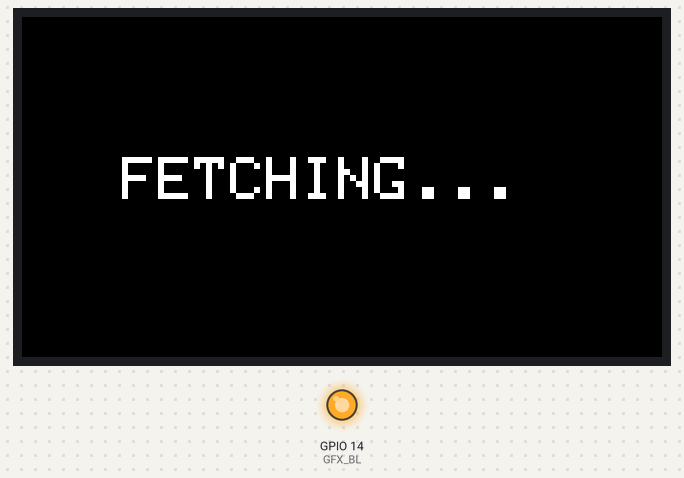
Recording of a sketch running on a simulated ESP32. Shown: 320×170 colour display, output pins drawn as LEDs (lit = HIGH). WiFi joins after 1.5 s; servers stay silent unless stated; uploads are accepted with an empty reply; what the sketch prints to the serial monitor is not drawn.

Above: at 2.4 s.
At 4.5 s:
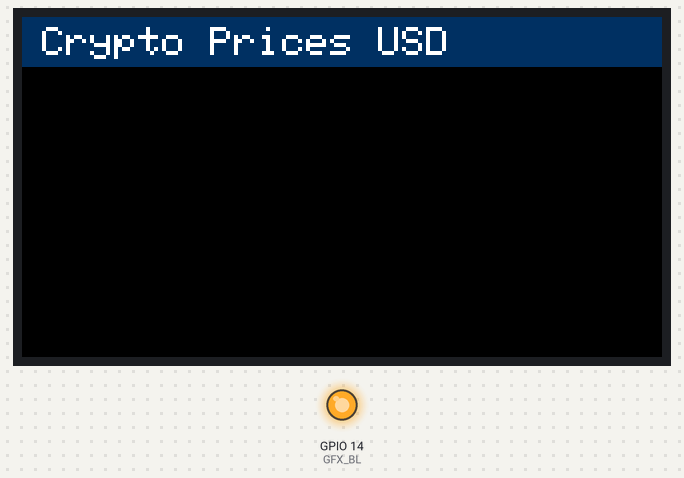
At 8.0 s:
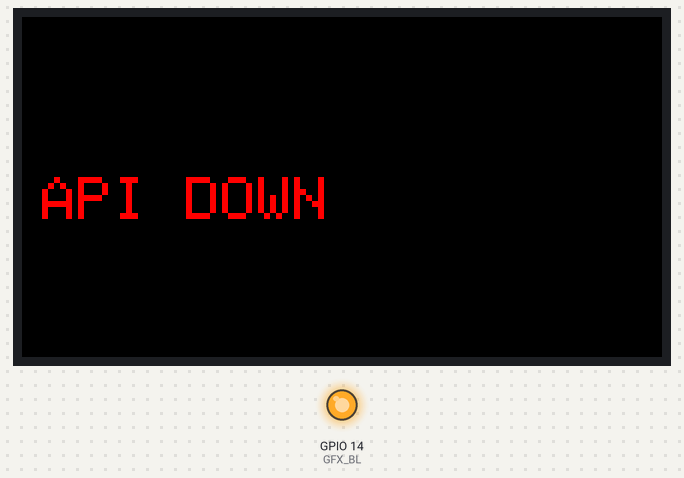

The sketch:

esp32-crypto-display.ino
```cpp
#include <Arduino_GFX_Library.h>
#include <WiFi.h>
#include <HTTPClient.h>
#include <WiFiClientSecure.h>
#include <ArduinoJson.h>

// Define the display
#define GFX_DEV_DEVICE ESP32_1732S019
#define GFX_BL 14

Arduino_DataBus *bus = new Arduino_ESP32SPI(11 /* DC */, 10 /* CS */, 12 /* SCK */, 13 /* MOSI */, GFX_NOT_DEFINED /* MISO */);
Arduino_GFX *gfx = new Arduino_ST7789(bus, 1 /* RST */, 1 /* rotation */, true /* IPS */, 170 /* width */, 320 /* height */, 35 /* col offset 1 */, 0 /* row offset 1 */, 35 /* col offset 2 */, 0 /* row offset 2 */);

// WiFi and API credentials
const char* symbols[] = {"BTC", "ETH", "SOL", "DOGE", "KAS"}; // Max 5 symbols
const char* ssid = "YOUR-SSID";
const char* password = "YOUR-PASSWORD";

WiFiClientSecure client;
HTTPClient http;

float previousPrices[5] = {-1.0, -1.0, -1.0, -1.0, -1.0}; // Initialize to invalid value (-1.0)

// Colors
#define BLACK gfx->color565(0, 0, 0)
#define WHITE gfx->color565(255, 255, 255)
#define RED gfx->color565(255, 0, 0)
#define GREEN gfx->color565(0, 255, 0)
#define GREY gfx->color565(200, 200, 200)
#define DARKBLUE gfx->color565(0, 50, 100)

// Helper function to show error
void displayErrorMessage(const String& message) {
  gfx->fillScreen(BLACK);
  gfx->setTextSize(3);
  gfx->setTextColor(RED);
  gfx->setCursor(10, 80);
  gfx->println(message);
}

// Initialize the display
void setupDisplay() {
  gfx->begin();
  #ifdef GFX_BL
    pinMode(GFX_BL, OUTPUT);
    digitalWrite(GFX_BL, HIGH);
  #endif
  gfx->fillScreen(BLACK);
}

// Gradient background
void drawBackground() {
  for (int y = 0; y < gfx->height(); y++) {
    uint16_t color = gfx->color565(0, y / 2, y); // Blue gradient
    gfx->drawFastHLine(0, y, gfx->width(), color);
  }
}

// Header bar
void drawHeader() {
  gfx->fillRect(0, 0, 320, 25, DARKBLUE); // Dark blue bar
  gfx->setTextColor(WHITE);
  gfx->setTextSize(2);
  gfx->setCursor(10, 5);
  gfx->println("Crypto Prices USD");
}

// Connect to WiFi
void connectToWiFi() {
  gfx->fillScreen(BLACK);
  gfx->setTextSize(2);
  gfx->setTextColor(WHITE);
  gfx->setCursor(10, 40);
  gfx->println("Connecting to WiFi...");

  WiFi.begin(ssid, password);
  int attempts = 0;

  while (WiFi.status() != WL_CONNECTED) {
    delay(1000);
    Serial.println("Connecting to WiFi...");
    attempts++;

    if (attempts > 10) {
      Serial.println("Failed to connect to WiFi");
      gfx->fillRect(10, 40, 300, 20, BLACK);
      displayErrorMessage("NO WIFI");
      return;
    }
  }

  Serial.println("Connected to WiFi");
  client.setInsecure();
  gfx->fillRect(10, 40, 300, 20, BLACK);
}

// Fetch and display prices
bool fetchCryptoPrices(String& errorMessage) {
  gfx->fillScreen(BLACK);
  gfx->setTextSize(3);
  gfx->setTextColor(WHITE);
  gfx->setCursor(50, 70);
  gfx->println("FETCHING...");

  delay(2000);

  gfx->fillScreen(BLACK);
  drawHeader();

  bool anyPriceObtained = false;
  int itemCount = sizeof(symbols) / sizeof(symbols[0]);
  int spacing = (gfx->height() - 40) / itemCount; // Dynamic spacing

  for (int i = 0; i < itemCount; i++) {
    String serverName = "https://api.kraken.com/0/public/Ticker?pair=" + String(symbols[i]) + "USD";

    http.begin(client, serverName);
    int httpCode = http.GET();

    if (httpCode > 0) {
      String payload = http.getString();
      StaticJsonDocument<1024> doc;
      DeserializationError jsonError = deserializeJson(doc, payload);

      if (!jsonError && doc.containsKey("result")) {
        JsonObject result = doc["result"];
        String key = String(result.begin()->key().c_str());
        JsonObject ticker = result[key];
        float price = ticker["c"][0].as<float>();

        gfx->setTextSize(2);

        int yPosition = 35 + (i * spacing);
        int symbolBoxWidth = 60; // Width for symbol box
        int priceBoxWidth = 160; // Width for price box
        int percentageBoxWidth = 80; // Width for percentage box
        int boxHeight = 25; // Box height

        // Calculate centered position
        int xPosition = (gfx->width() - symbolBoxWidth - priceBoxWidth - percentageBoxWidth) / 2; // Centering for all boxes

        // Draw box around the symbol
        gfx->drawRect(xPosition, yPosition, symbolBoxWidth, boxHeight, WHITE);
        gfx->setCursor(xPosition + 5, yPosition + 5);
        gfx->setTextColor(WHITE);
        gfx->print(symbols[i]);

        // Draw box around the price
        xPosition += symbolBoxWidth;
        gfx->drawRect(xPosition, yPosition, priceBoxWidth, boxHeight, WHITE);
        gfx->setCursor(xPosition + 5, yPosition + 5);
        if (price < 0.01) {
          gfx->printf("$%.8f", price);
        } else if (price < 1.0) {
          gfx->printf("$%.4f", price);
        } else {
          gfx->printf("$%.2f", price);
        }

        // Draw box around the percentage change
        xPosition += priceBoxWidth;
        gfx->drawRect(xPosition, yPosition, percentageBoxWidth, boxHeight, WHITE);
        gfx->setCursor(xPosition + 5, yPosition + 5);

        // Percentage calculation
        float prevPrice = previousPrices[i];
        if (prevPrice > 0.0) {
          float percentageChange = ((price - prevPrice) / prevPrice) * 100.0;
          if (percentageChange >= 0) {
            gfx->setTextColor(GREEN);
            gfx->printf("+%.2f%%", percentageChange);
          } else {
            gfx->setTextColor(RED);
            gfx->printf("%.2f%%", percentageChange);
          }
        } else {
          gfx->setTextColor(GREY);
          gfx->print("N/A");
        }

        // Update previous price
        previousPrices[i] = price;

        gfx->setTextColor(WHITE); // Reset text color
        anyPriceObtained = true;
      }
    }

    http.end();
    delay(500);
  }

  if (!anyPriceObtained) {
    errorMessage = "API DOWN";
    return false;
  }
  return true;
}

void setup() {
  Serial.begin(115200);
  setupDisplay();
  drawBackground();
  drawHeader();
  connectToWiFi();
}

void loop() {
  if (WiFi.status() == WL_CONNECTED) {
    String errorMessage;
    if (!fetchCryptoPrices(errorMessage)) {
      displayErrorMessage(errorMessage);
    }
  } else {
    displayErrorMessage("NO WIFI");
  }

  delay(300000); // Update every 5 minutes
}
```

Measured:
- what the display in image 0 shows lasts 2.0 s, from 2.4 s to 4.4 s
- what the display in image 1 shows lasts 3.6 s, from 4.4 s to 8.0 s
